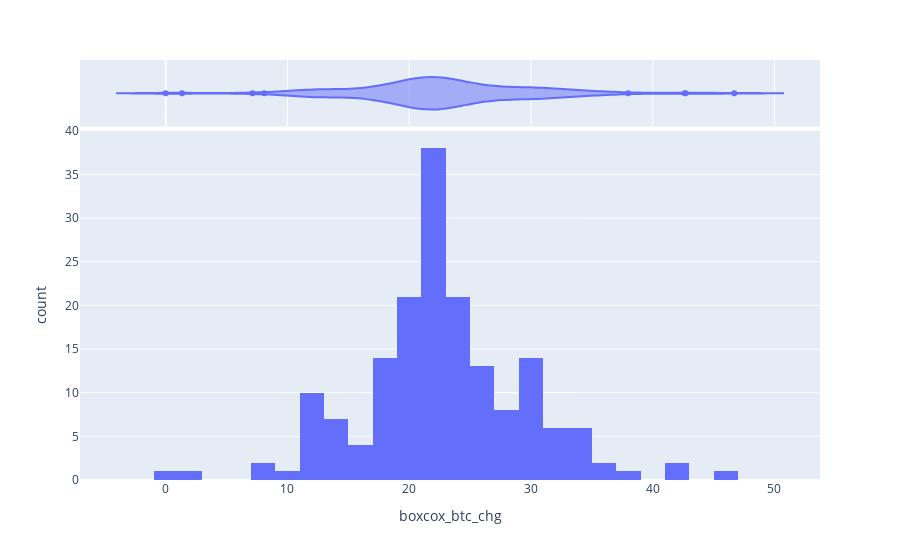

Source (notebook cell):
### Code cell
crypto_df['boxcox_btc_chg'] = stats.boxcox(x=(crypto_df['BTC-USD_chg'] - crypto_df['BTC-USD_chg'].min() + 1))[0]

# plotly
fig = px.histogram(crypto_df, x='boxcox_btc_chg', marginal="violin")
fig.show()

### Figure 1 — Plotly figure (JSON) as saved in the notebook; plotly's stock layout.template omitted (floating-point values rounded to 4 significant figures; data arrays with more than 128 entries replaced by an {"elided": "..."} marker saying what was removed)
{"data": [{"alignmentgroup": "True", "bingroup": "x", "hovertemplate": "boxcox_btc_chg=%{x}<br>count=%{y}<extra></extra>", "legendgroup": "", "marker": {"color": "#636efa", "pattern": {"shape": ""}}, "name": "", "offsetgroup": "", "orientation": "v", "showlegend": false, "type": "histogram", "x": {"elided": "173 float values"}, "xaxis": "x", "yaxis": "y"}, {"alignmentgroup": "True", "hovertemplate": "boxcox_btc_chg=%{x}<extra></extra>", "legendgroup": "", "marker": {"color": "#636efa"}, "name": "", "offsetgroup": "", "scalegroup": "x", "showlegend": false, "type": "violin", "x": {"elided": "173 float values"}, "xaxis": "x2", "yaxis": "y2"}], "layout": {"barmode": "relative", "legend": {"tracegroupgap": 0}, "margin": {"t": 60}, "xaxis": {"anchor": "y", "domain": [0, 1], "title": {"text": "boxcox_btc_chg"}}, "xaxis2": {"anchor": "y2", "domain": [0, 1], "matches": "x", "showgrid": true, "showticklabels": false}, "yaxis": {"anchor": "x", "domain": [0, 0.8316], "title": {"text": "count"}}, "yaxis2": {"anchor": "x2", "domain": [0.8416, 1], "matches": "y2", "showgrid": false, "showline": false, "showticklabels": false, "ticks": ""}}}
